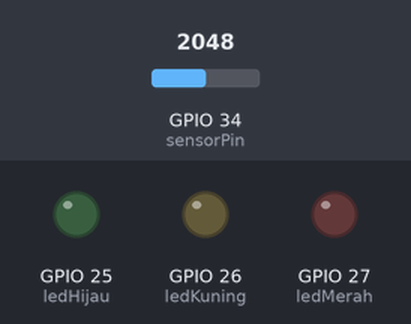
Recording of a sketch running on a simulated ESP32. Shown: output pins drawn as LEDs (lit = HIGH). The test bench sets the inputs (shaded band); at power-on: GPIO 34 (sensorPin) = 2048. WiFi joins after 1.5 s; servers stay silent unless stated; no MQTT or app messages arrive unless stated; what the sketch prints to the serial monitor is not drawn.

Above: at 2.7 s.
2.8 s: GPIO 34 (sensorPin) set to 2448
9.7 s: GPIO 34 (sensorPin) set to 2556
At 10.3 s:
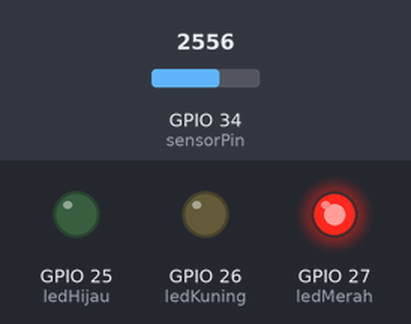
16.6 s: GPIO 34 (sensorPin) set to 710
At 20.4 s:
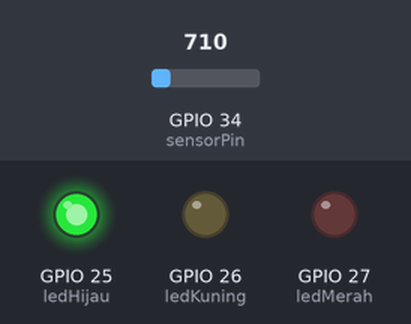
23.5 s: GPIO 34 (sensorPin) set to 784
At 25.5 s:
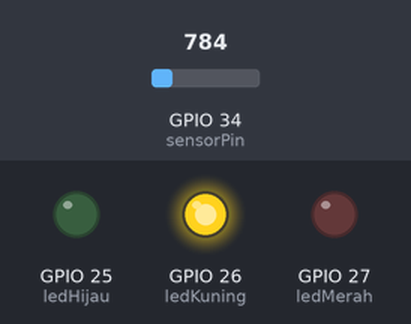
30.4 s: GPIO 34 (sensorPin) set to 491
At 35.6 s:
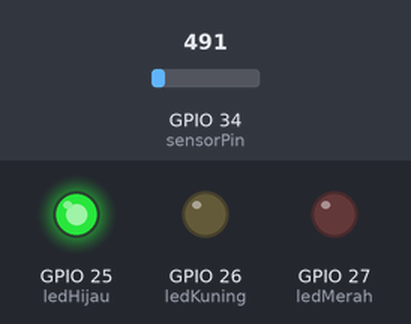
Timing chart, 0 to 37.1 s (numbered marks = the images above; inputs shaded):
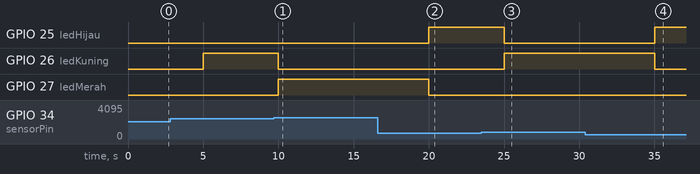

Measured:
- the behaviour switches between 2499 and 2500 on GPIO 34 (sensorPin) (found by bisection; images 0 and 1)
- the behaviour switches between 749 and 750 on GPIO 34 (sensorPin) (found by bisection; images 2 and 3)
- after the input at 9.7 s, GPIO 26 (ledKuning): HIGH → LOW after 0.30 s; GPIO 27 (ledMerah): LOW → HIGH after 0.30 s
- after the input at 16.6 s, GPIO 25 (ledHijau): LOW → HIGH after 3.4 s; GPIO 27 (ledMerah): HIGH → LOW after 3.4 s
- after the input at 23.5 s, GPIO 25 (ledHijau): HIGH → LOW after 1.5 s; GPIO 26 (ledKuning): LOW → HIGH after 1.5 s
- after the input at 30.4 s, GPIO 25 (ledHijau): LOW → HIGH after 4.6 s; GPIO 26 (ledKuning): HIGH → LOW after 4.6 s

The sketch:

thingsboard_gas_monitor.ino
```cpp
#include <WiFi.h>
#include <PubSubClient.h>

const char* ssid = "Wokwi-GUEST";
const char* password = "";

const char* mqtt_server = "thingsboard.cloud"; // Sesuaikan server Anda
const char* mqtt_token = "YOUR_THINGSBOARD_ACCESS_TOKEN";

WiFiClient espClient;
PubSubClient client(espClient);

const int sensorPin = 34; // Pin potensiometer
const int ledHijau = 25;  // Pin LED Hijau  (Aman: di bawah 750)
const int ledKuning = 26; // Pin LED Kuning (Sedang: 750 - 2499)
const int ledMerah = 27;  // Pin LED Merah  (Tinggi: 2500 ke atas)

void setup_wifi() {
  delay(10);
  WiFi.begin(ssid, password);
  while (WiFi.status() != WL_CONNECTED) {
    delay(500);
    Serial.print(".");
  }
  Serial.println("\nWiFi connected");
}

void reconnect() {
  while (!client.connected()) {
    Serial.print("Attempting MQTT connection...");
    if (client.connect("ESP32Client", mqtt_token, "")) {
      Serial.println("connected");
    } else {
      Serial.print("failed, rc=");
      Serial.print(client.state());
      delay(5000);
    }
  }
}

void setup() {
  Serial.begin(115200);
  pinMode(ledHijau, OUTPUT);
  pinMode(ledKuning, OUTPUT);
  pinMode(ledMerah, OUTPUT);
  setup_wifi();
  client.setServer(mqtt_server, 1883);
}

unsigned long lastMsg = 0;

void loop() {
  if (!client.connected()) {
    reconnect();
  }
  client.loop();

  unsigned long now = millis();
  if (now - lastMsg > 5000) {
    lastMsg = now;

    int sensorValue = analogRead(sensorPin); // Nilai berkisar antara 0 - 4095

    // Matikan semua LED terlebih dahulu
    digitalWrite(ledHijau, LOW);
    digitalWrite(ledKuning, LOW);
    digitalWrite(ledMerah, LOW);

    String statusUdara = "Aman";

    // Logika ambang batas
    if (sensorValue >= 2500) {
      digitalWrite(ledMerah, HIGH);   // LED Merah menyala (Kadar Tinggi)
      statusUdara = "Tinggi";
    }
    else if (sensorValue >= 750) {
      digitalWrite(ledKuning, HIGH);  // LED Kuning menyala (Kadar Sedang)
      statusUdara = "Sedang";
    }
    else {
      digitalWrite(ledHijau, HIGH);   // LED Hijau menyala (Aman)
      statusUdara = "Aman";
    }

    Serial.println("Nilai: " + String(sensorValue) + " | Status: " + statusUdara);

    // Kirim data telemetri ke ThingsBoard
    String payload = "{\"kadar_gas\": " + String(sensorValue) + ", \"status\": \"" + statusUdara + "\"}";
    client.publish("v1/devices/me/telemetry", payload.c_str());
  }
}
```
